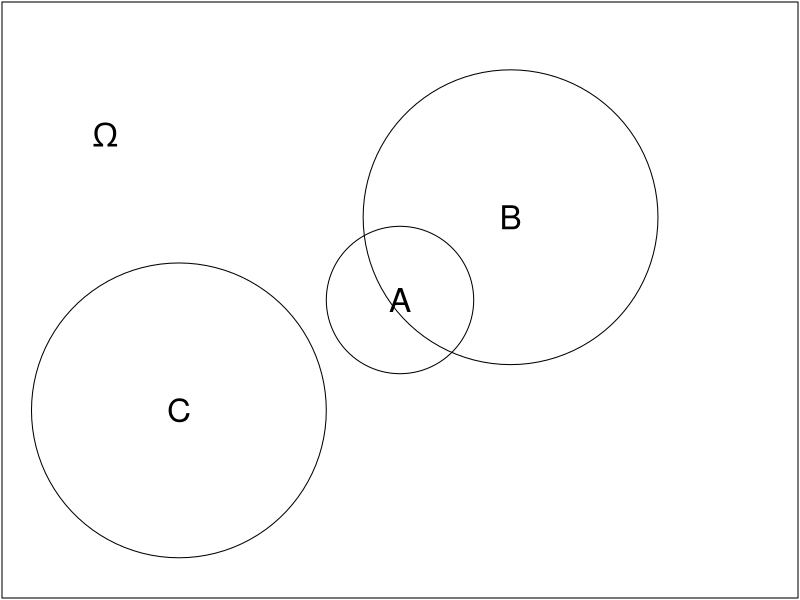

This chart was generated by the following R code:
## ---- chunk 1
library(plotrix)
par(mar=c(0.1,0.1,0.1,0.1))
plot(c(0,1),c(0,1),t="n", axes=F, xlab="",ylab="")
draw.circle(0.5,0.5,radius=0.1,col=NA)
draw.circle(0.65,0.65,radius=0.2,col=NA)
draw.circle(0.2,0.3,radius=0.2,col=NA)
box()
text(0.1,0.8,expression(Omega),cex=2)
text(0.5,0.5,"A",cex=2)
text(0.65,0.65,"B",cex=2)
text(0.2,0.3,"C",cex=2)
